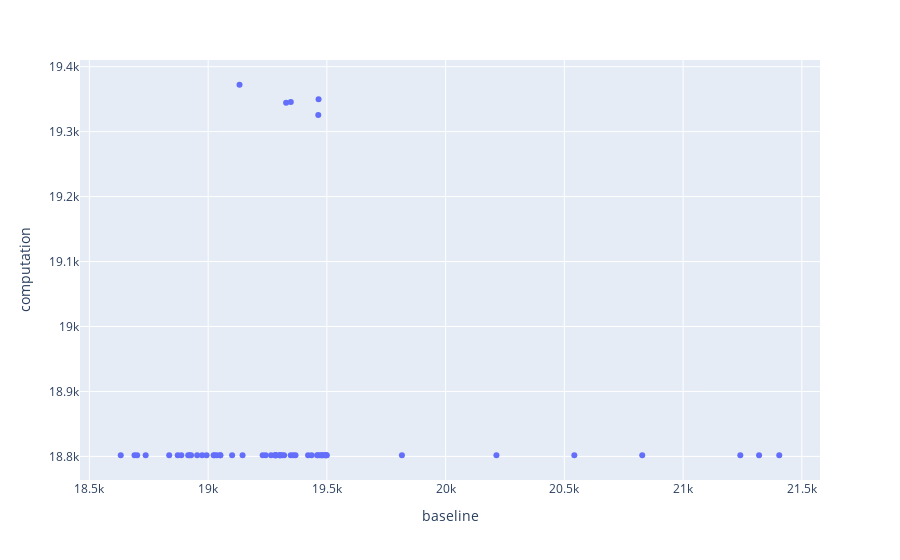

Source (notebook cell):
### Code cell
import plotly.express as px

px.scatter(test.loc['FRA', :, :].reset_index(), y='computation', x='baseline', hover_data=['ISO', 'Year'])

### Figure 1 — Plotly figure (JSON) as saved in the notebook; plotly's stock layout.template omitted (floating-point values rounded to 4 significant figures)
{"data": [{"customdata": [["FRA", 1961], ["FRA", 1962], ["FRA", 1963], ["FRA", 1964], ["FRA", 1965], ["FRA", 1966], ["FRA", 1967], ["FRA", 1968], ["FRA", 1969], ["FRA", 1970], ["FRA", 1971], ["FRA", 1972], ["FRA", 1973], ["FRA", 1974], ["FRA", 1975], ["FRA", 1976], ["FRA", 1977], ["FRA", 1978], ["FRA", 1979], ["FRA", 1980], ["FRA", 1981], ["FRA", 1982], ["FRA", 1983], ["FRA", 1984], ["FRA", 1985], ["FRA", 1986], ["FRA", 1987], ["FRA", 1988], ["FRA", 1989], ["FRA", 1990], ["FRA", 1991], ["FRA", 1992], ["FRA", 1993], ["FRA", 1994], ["FRA", 1995], ["FRA", 1996], ["FRA", 1997], ["FRA", 1998], ["FRA", 1999], ["FRA", 2000], ["FRA", 2001], ["FRA", 2002], ["FRA", 2003], ["FRA", 2004], ["FRA", 2005], ["FRA", 2006], ["FRA", 2007], ["FRA", 2008], ["FRA", 2009], ["FRA", 2010], ["FRA", 2011], ["FRA", 2012], ["FRA", 2013], ["FRA", 2014], ["FRA", 2015], ["FRA", 2016], ["FRA", 2017], ["FRA", 2018]], "hovertemplate": "baseline=%{x}<br>computation=%{y}<br>ISO=%{customdata[0]}<br>Year=%{customdata[1]}<extra></extra>", "legendgroup": "", "marker": {"color": "#636efa", "symbol": "circle"}, "mode": "markers", "name": "", "orientation": "v", "showlegend": false, "type": "scatter", "x": [21405, 21320, 21241, 20828, 20542, 20214, 19816, 19303, 19265, 19101, 18690, 18632, 18701, 18887, 18954, 18737, 18836, 18975, 18922, 18872, 18916, 19023, 19027, 19145, 19242, 19302, 19459, 19051, 18928, 18990.0, 19040.0, 19050.0, 19230.0, 19280.0, 19350.0, 19370.0, 19420.0, 19462, 19497, 19500.0, 19480.0, 19500.0, 19470.0, 19480.0, 19490.0, 19440.0, 19360.0, 19320, 19280.0, 19310.0, 19280.0, 19290.0, 19300.0, 19330.0, 19465, 19350.0, 19460.0, 19130.0], "xaxis": "x", "y": [18800.0, 18800.0, 18800.0, 18800.0, 18800.0, 18800.0, 18800.0, 18800.0, 18800.0, 18800.0, 18800.0, 18800.0, 18800.0, 18800.0, 18800.0, 18800.0, 18800.0, 18800.0, 18800.0, 18800.0, 18800.0, 18800.0, 18800.0, 18800.0, 18800.0, 18800.0, 18800.0, 18800.0, 18800.0, 18800.0, 18800.0, 18800.0, 18800.0, 18800.0, 18800.0, 18800.0, 18800.0, 18800.0, 18800.0, 18800.0, 18800.0, 18800.0, 18800.0, 18800.0, 18800.0, 18800.0, 18800.0, 18800.0, 18800.0, 18800.0, 18800.0, 18800.0, 18800.0, 19340.0, 19350.0, 19350.0, 19330.0, 19370.0], "yaxis": "y"}], "layout": {"legend": {"tracegroupgap": 0}, "margin": {"t": 60}, "xaxis": {"anchor": "y", "domain": [0, 1], "title": {"text": "baseline"}}, "yaxis": {"anchor": "x", "domain": [0, 1], "title": {"text": "computation"}}}}
